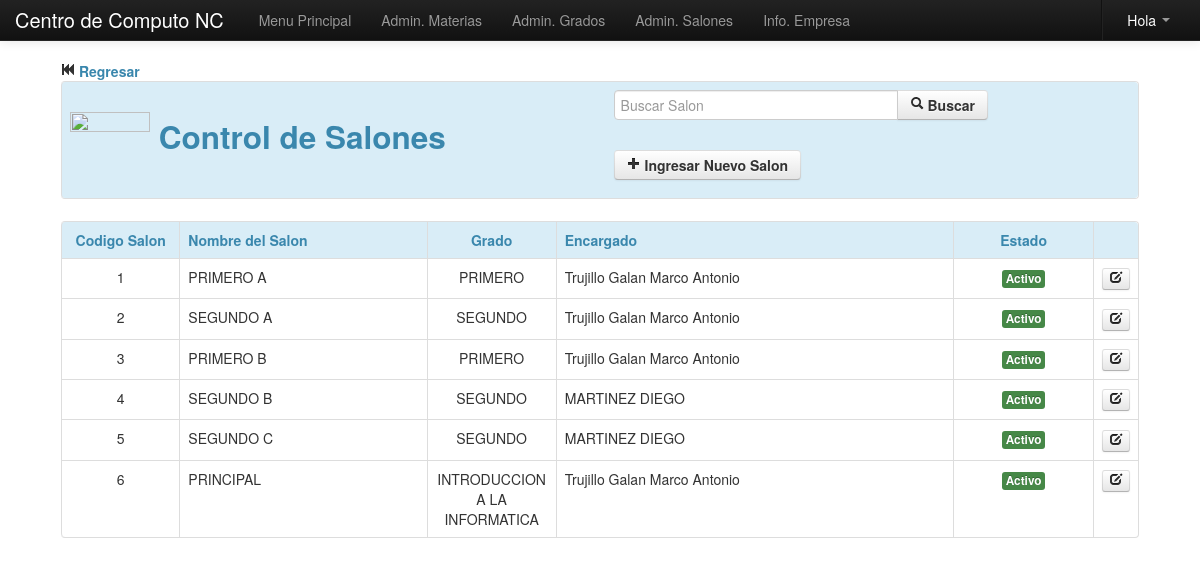
Screenshot of /Modulos/Datos/salon.php with the database file from the repository.
### tables this page shows
CREATE TABLE IF NOT EXISTS `salon` (
  `id` int(11) NOT NULL AUTO_INCREMENT,
  `nombre` varchar(255) NOT NULL,
  `grado` varchar(255) NOT NULL,
  `profesor` varchar(255) NOT NULL,
  `estado` varchar(255) NOT NULL,
  PRIMARY KEY (`id`)
);

CREATE TABLE IF NOT EXISTS `grado` (
  `id` int(11) NOT NULL AUTO_INCREMENT,
  `nombre` varchar(255) NOT NULL,
  `estado` varchar(255) NOT NULL,
  PRIMARY KEY (`id`)
);

CREATE TABLE IF NOT EXISTS `profesor` (
  `id` int(11) NOT NULL AUTO_INCREMENT,
  `nom` varchar(255) NOT NULL,
  `ape` varchar(255) NOT NULL,
  `doc` varchar(255) NOT NULL,
  `con` varchar(255) NOT NULL,
  `fecha` date NOT NULL,
  `dir` varchar(255) NOT NULL,
  `tel` varchar(255) NOT NULL,
  `cel` varchar(255) NOT NULL,
  `correo` varchar(255) NOT NULL,
  `especialidad` varchar(255) NOT NULL,
  `estado` varchar(255) NOT NULL,
  `tipo` varchar(255) NOT NULL,
  PRIMARY KEY (`id`)
);

### Modulos/class_buscar.php (called while the page is built, shortened)
<?php
class Consultar_Profesor{
	private $fetch;
	function __construct($codigo){
		$this->consulta = mysql_query("SELECT * FROM profesor WHERE doc='$codigo'");
		$this->fetch = mysql_fetch_array($this->consulta);
	}
	function consultar($campo){
		return $this->fetch[$campo];
	}
}
class Consultar_Grado{
	private $fetch;
	function __construct($codigo){
		$this->consulta = mysql_query("SELECT * FROM grado WHERE id=$codigo");
		$this->fetch = mysql_fetch_array($this->consulta);
	}
	function consultar($campo){
		return $this->fetch[$campo];
	}
}
?>

### Modulos/Datos/salon.php (the view, shortened to what this page needs)
<?php
	include_once "class/class.php";
	include_once "../class_buscar.php";
	include_once "../funciones.php";
?>
<!DOCTYPE html>
<html lang="es">
  <head>
    <link href="../../css/bootstrap.css" rel="stylesheet">
    <link href="../../css/bootstrap-responsive.css" rel="stylesheet">
  </head>
  <body>
    <?php include_once "../../menu/m_datos.php"; ?>
    <div align="center">
    	<table width="90%" >
          <tr>
            <td>
            	<a href="index.php" class="text-info"><i class="icon-fast-backward"></i> <strong>Regresar</strong></a>
            	<table class="table table-bordered">
                  <tr class="info">
                    <td>
                    	<div class="row-fluid">
                            <div class="span6">
                            	<h2 class="text-info">
                                    <img src="img/salon.png" width="80" height="80">
                                    Control de Salones
                                </h2>
                            </div>
                            <div class="span6">
                            	<form name="form1" method="post" action="">
                                	<div class="input-append">
                                	<input type="text" name="buscar" class="input-xlarge" autocomplete="off" autofocus placeholder="Buscar Salon">
                                    <button type="submit" class="btn"><strong><i class="icon-search"></i> Buscar</strong></button>
                                    </div>
                          	    </form>
                                <a href="#nuevo" role="button" class="btn" data-toggle="modal">
                                	<strong><i class="icon-plus"></i> Ingresar Nuevo Salon</strong>
                                </a>
                            </div>
                        </div>
                    </td>
                  </tr>
				</table>
            </td>
          </tr>
        </table>
        <table width="90%" >
          <tr>
            <td>
            	<table class="table table-bordered table table-hover">
                  <tr class="info">
                    <td width="11%"><center><strong class="text-info">Codigo Salon</strong></center></td>
                    <td width="23%"><strong class="text-info">Nombre del Salon</strong></td>
                    <td width="12%"><center><strong class="text-info">Grado</strong></center></td>
                    <td width="37%"><strong class="text-info">Encargado</strong></td>
                    <td width="13%"><center><strong class="text-info">Estado</strong></center></td>
                    <td width="4%">&nbsp;</td>
                  </tr>
                  <?php
				  	if(!empty($_POST['buscar'])){
						$buscar=limpiar($_POST['buscar']);
						$pa=mysql_query("SELECT * FROM salon WHERE nombre LIKE '%$buscar%' or id='$buscar'");
					}else{
						$pa=mysql_query("SELECT * FROM salon");
					}
					while($row=mysql_fetch_array($pa)){
						$oGrado=new Consultar_Grado($row['grado']);
						$oProfesor=new Consultar_Profesor($row['profesor']);
				  ?>
                  <tr>
                    <td><center><?php echo $row['id']; ?></center></td>
                    <td><?php echo $row['nombre']; ?></td>
                    <td><center><?php echo $oGrado->consultar('nombre'); ?></center></td>
                    <td><?php echo $oProfesor->consultar('ape').' '.$oProfesor->consultar('nom'); ?></td>
                    <td><center><?php echo estado($row['estado']); ?></center></td>
                    <td>
                    	<center>
                        	<a href="#a<?php echo $row['id']; ?>" title="Editar Salon" role="button" class="btn btn-mini" data-toggle="modal">
                            	<i class="icon-edit"></i>
                            </a>
                        </center>
                    </td>
                  </tr>
                  <?php } ?>
				</table>
            </td>
          </tr>
        </table>
    </div>
  </body>
</html>

### Modulos/funciones.php (shortened to what this page needs)
<?php
	function estado($estado){
		if($estado=='s'){
			return '<span class="label label-success">Activo</span>';
		}else{
			return '<span class="label label-important">No Activo</span>';
		}
	}
?>

### Modulos/Datos/salon.php (style rules this page uses)
body { padding-top: 60px; padding-bottom: 40px; }

### rows the page displays
salon: id "1", nombre "PRIMERO A", grado.nombre "PRIMERO", profesor.ape "Trujillo Galan", profesor.nom "Marco Antonio", estado "Activo"
salon: id "2", nombre "SEGUNDO A", grado.nombre "SEGUNDO", profesor.ape "Trujillo Galan", profesor.nom "Marco Antonio", estado "Activo"
salon: id "3", nombre "PRIMERO B", grado.nombre "PRIMERO", profesor.ape "Trujillo Galan", profesor.nom "Marco Antonio", estado "Activo"
salon: id "4", nombre "SEGUNDO B", grado.nombre "SEGUNDO", profesor.ape "MARTINEZ", profesor.nom "DIEGO", estado "Activo"
salon: id "5", nombre "SEGUNDO C", grado.nombre "SEGUNDO", profesor.ape "MARTINEZ", profesor.nom "DIEGO", estado "Activo"
salon: id "6", nombre "PRINCIPAL", grado.nombre "INTRODUCCION A LA INFORMATICA", profesor.ape "Trujillo Galan", profesor.nom "Marco Antonio", estado "Activo"
